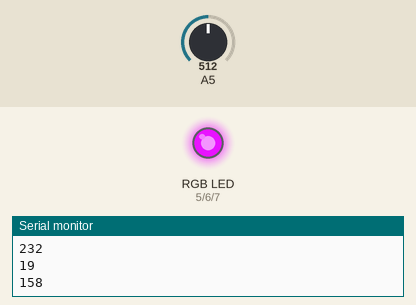
Bench run of a sketch on a simulated Arduino Uno, built with avr-gcc and run on an emulated ATmega328P. On the bench: an RGB LED mixed from three pins (HIGH = lit), the last lines printed to the serial monitor. Inputs (shaded band) come from the test bench; at power-on: A5 = 512. Random numbers use the default seed unless the sketch sets one.

Above: at 0.1 s.
At 6.6 s:
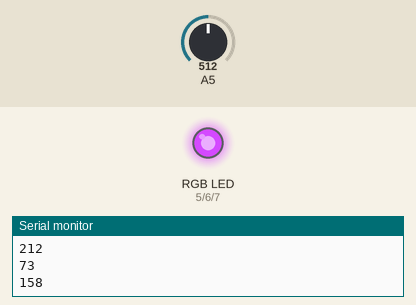
At 8.6 s:
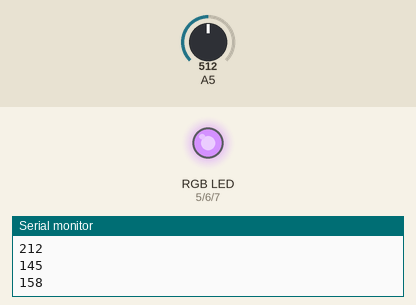
At 10.1 s:
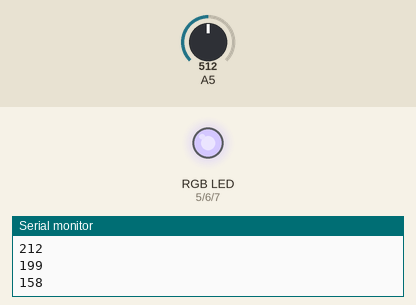
Timing chart, 0 to 11.6 s (numbered marks = the images above):
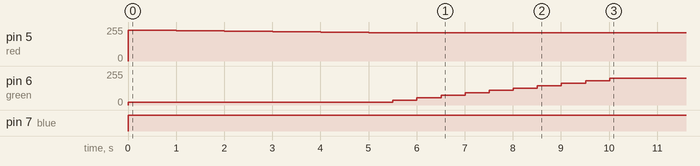

Measured:
- by itself, pin 6 (green): moves from 0/255 to 199/255 over 10.0 s
- by itself, pin 7 (blue): LOW → HIGH at 0.00 s
- by itself, pin 5 (red): 0/255 → 232/255 at 0.00 s, → 230/255 0.50 s later, → 228/255 0.50 s later, → 226/255 0.50 s later, … (11 changes in this stretch)

The sketch:

random_RGB.ino
```cpp
void setup() {
  // put your setup code here, to run once:
  //initilise serial input
  pinMode(05, OUTPUT); //red
  pinMode(06, OUTPUT); //green
  pinMode(07, OUTPUT); //blue
   //jump between each change

    //initilise serial input
  Serial.begin(9600);
  Serial.end();
  Serial.begin(9600);
  //this speed up the String input = Serial.readString();
  Serial.setTimeout(150);
}

// the loop routine runs over and over again forever:
void loop() {
  //initialise value
  int r_value_ori = random(255);
  int g_value_ori = random(255);
  int b_value_ori = random(255);

  while (true) {
    //settings for fading
    int gap = 10;
    int timer = 500;

    randomSeed(analogRead(5));

    //generate new value
    int r_value = random(255);
    int g_value = random(255);
    int b_value = random(255);

    int r_increment = ( r_value  - r_value_ori -  (r_value - r_value_ori) % gap ) / gap;
    int g_increment = ( g_value  - g_value_ori -  (g_value - g_value_ori) % gap ) / gap;
    int b_increment = ( b_value  - b_value_ori -  (b_value - b_value_ori) % gap ) / gap;

    //gradual change
    int i = 0;
    while (i< gap)
    {
      set_RGB(r_value_ori, g_value_ori, b_value_ori);
      Serial.println("r:");
      Serial.println(r_value_ori);
      Serial.println(g_value_ori);
      Serial.println(b_value_ori);
      r_value_ori= r_value_ori + r_increment;
      i = i+1;
      delay(timer);
    }
     i = 0;
        while (i< gap)
    {
      set_RGB(r_value_ori, g_value_ori, b_value_ori);
      Serial.println("g:");
      Serial.println(r_value_ori);
      Serial.println(g_value_ori);
      Serial.println(b_value_ori);
      g_value_ori= g_value_ori + g_increment;
      i = i+1;
      delay(timer);
    }

     i = 0;
        while (i< gap)
    {
      set_RGB(r_value_ori, g_value_ori, b_value_ori);
      Serial.println("b:");
      Serial.println(r_value_ori);
      Serial.println(g_value_ori);
      Serial.println(b_value_ori);
      b_value_ori= b_value_ori + b_increment;
      i = i+1;
      delay(timer);
    }
  }
}


void set_RGB(int r_value, int g_value, int b_value){
  analogWrite(05, r_value);
  analogWrite(06, g_value);
  analogWrite(07, b_value);
}
```
